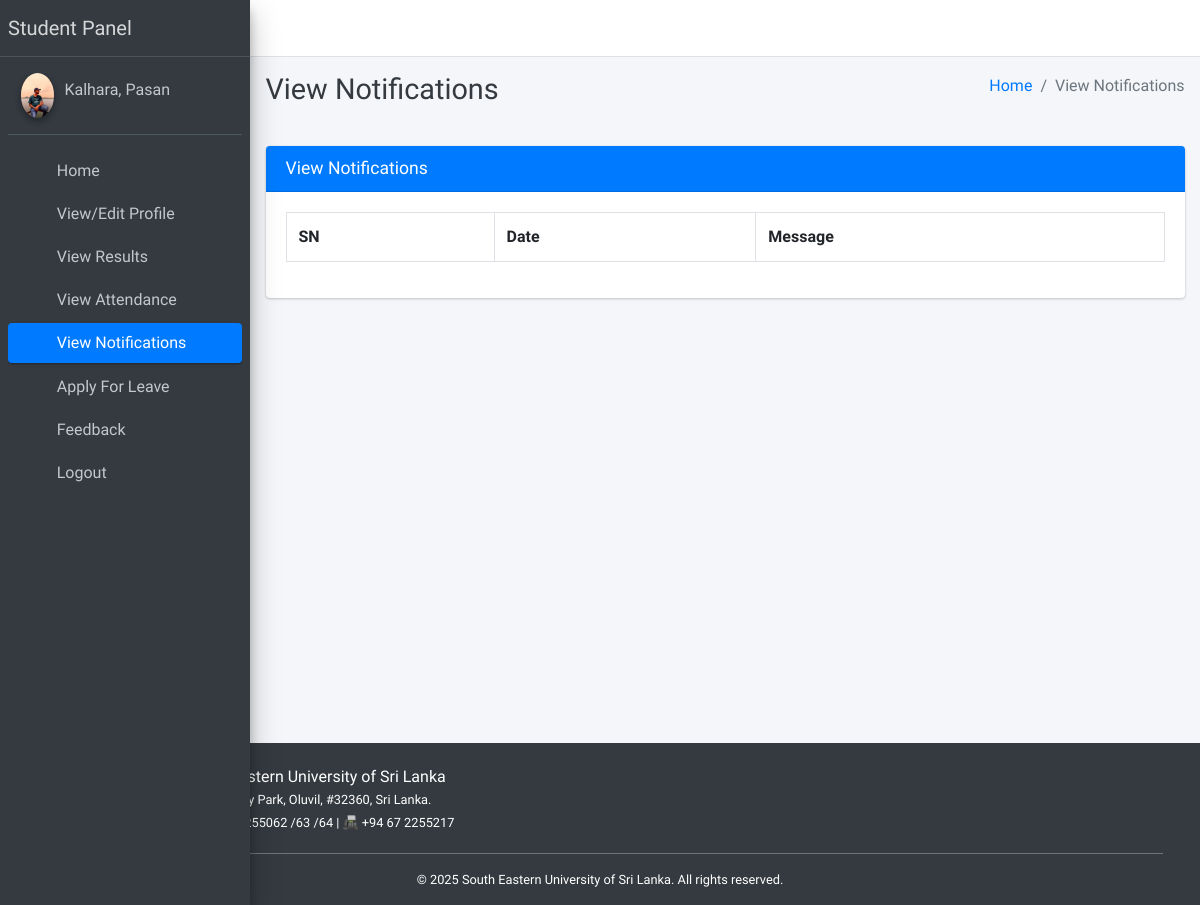
The page /student/view/notification/ (signed in) on the database as committed earlier.
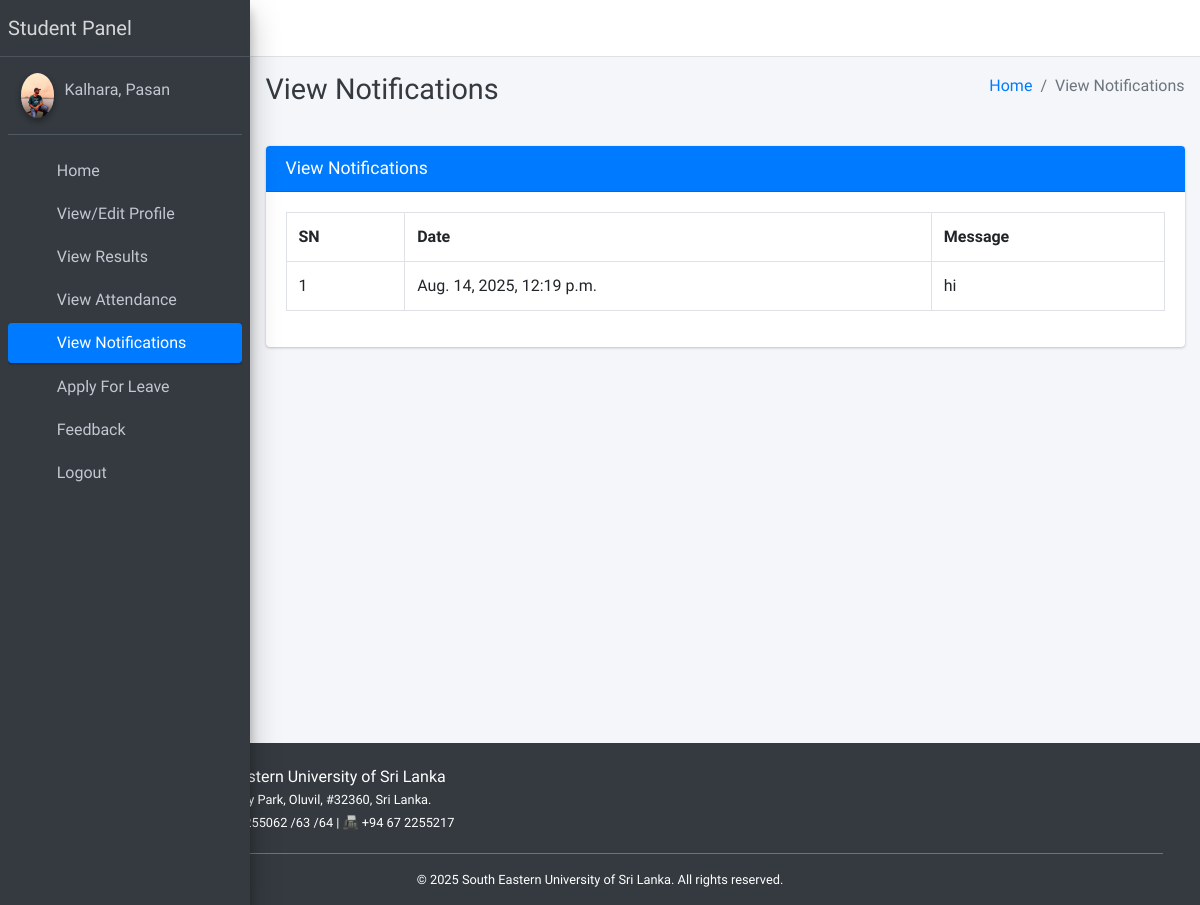
The same page on the database as committed later.
### main_app/models.py (models this page shows)
class NotificationStudent(models.Model):
    student = models.ForeignKey(Student, on_delete=models.CASCADE)
    message = models.TextField()
    created_at = models.DateTimeField(auto_now_add=True)
    updated_at = models.DateTimeField(auto_now=True)

### main_app/student_views.py (the view)
# urls.py: path("student/view/notification/", student_views.student_view_notification,
def student_view_notification(request):
    student = get_object_or_404(Student, admin=request.user)
    notifications = NotificationStudent.objects.filter(student=student)
    context = {
        'notifications': notifications,
        'page_title': "View Notifications"
    }
    return render(request, "student_template/student_view_notification.html", context)

### main_app/models.py (called while the page is built)
    def __str__(self):
        return self.last_name + ", " + self.first_name

### main_app/templates/student_template/student_view_notification.html
{% extends 'main_app/base.html' %}
{% load static %}
{% block page_title %}{{page_title}}{% endblock page_title %}
{% block content %}
<section class="content">
    <div class="container-fluid">
        <div class="row">
            <div class="col-md-12">
                <div class="card card-primary">
                    <div class="card-header">
                        <h3 class="card-title">{{page_title}}</h3>
                    </div>
                    <div class="card-body">
                        <div class="form-group table">
              <table class="table table-bordered">
                  <tr>
                      <th>SN</th>
                      <th>Date</th>
                      <th>Message</th>
                  </tr>
                  {% for notification in  notifications %}
                    <tr>
                        <td>{{forloop.counter}}</td>
                        <td>{{notification.created_at}}</td>
                        <td>{{notification.message}}</td>
                    </tr>
                  {% endfor %}
              </table>
                        </div>
                    </div>
            </div>
        </div>
    </div>
</section>
{% endblock content %}

Rows that differ between the two databases and show on the page:
added NotificationStudent: created_at "Aug. 14, 2025, 12:19 p.m.", message "hi"
